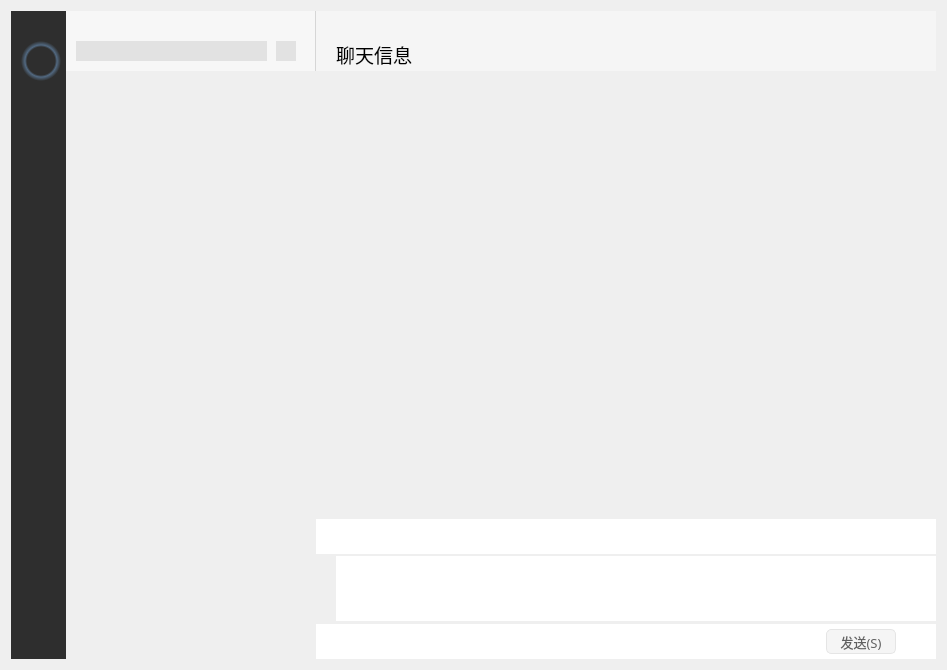
<?xml version="1.0" encoding="UTF-8"?>
<ui version="4.0">
 <class>Widget</class>
 <widget class="QWidget" name="Widget">
  <property name="geometry">
   <rect>
    <x>0</x>
    <y>0</y>
    <width>947</width>
    <height>670</height>
   </rect>
  </property>
  <property name="windowTitle">
   <string>Widget</string>
  </property>
  <layout class="QGridLayout" name="gridLayout_5">
   <item row="0" column="0">
    <widget class="QWidget" name="centerWidget" native="true">
     <layout class="QGridLayout" name="gridLayout_4" columnstretch="0,0,1">
      <property name="leftMargin">
       <number>0</number>
      </property>
      <property name="topMargin">
       <number>0</number>
      </property>
      <property name="rightMargin">
       <number>0</number>
      </property>
      <property name="bottomMargin">
       <number>0</number>
      </property>
      <property name="spacing">
       <number>0</number>
      </property>
      <item row="0" column="1">
       <layout class="QGridLayout" name="gridLayout_2">
        <property name="spacing">
         <number>0</number>
        </property>
        <item row="0" column="0">
         <widget class="QWidget" name="widget_6" native="true">
          <property name="minimumSize">
           <size>
            <width>250</width>
            <height>60</height>
           </size>
          </property>
          <property name="maximumSize">
           <size>
            <width>250</width>
            <height>60</height>
           </size>
          </property>
          <property name="styleSheet">
           <string notr="true">background-color: rgb(247,247,247);
border-right:1px solid #D6D6D6;</string>
          </property>
          <widget class="QLineEdit" name="lineEdit">
           <property name="geometry">
            <rect>
             <x>10</x>
             <y>30</y>
             <width>191</width>
             <height>20</height>
            </rect>
           </property>
           <property name="styleSheet">
            <string notr="true">QLineEdit
{
	background-color: rgb(226,226,226);
	border: none; /* no border for a flat push button */
}
QLineEdit
{
	background-color: rgb(226,226,226);
	border: none; /* no border for a flat push button */
}
</string>
           </property>
          </widget>
          <widget class="QPushButton" name="pushButton_addFriend">
           <property name="geometry">
            <rect>
             <x>210</x>
             <y>30</y>
             <width>20</width>
             <height>20</height>
            </rect>
           </property>
           <property name="minimumSize">
            <size>
             <width>20</width>
             <height>20</height>
            </size>
           </property>
           <property name="maximumSize">
            <size>
             <width>20</width>
             <height>20</height>
            </size>
           </property>
           <property name="toolTip">
            <string>添加好友</string>
           </property>
           <property name="styleSheet">
            <string notr="true">QPushButton {
	border: none; /* no border for a flat push button */
	image: url(:/src/tianjia.png); 
	background-color: rgb(226,226,226);
	min-width: 20px;
	max-width: 20px;
	min-height: 20px;
	max-height: 20px;
}
QPushButton::hover {
	background-color: rgb(209,209,209);
	image: url(:/src/tianjia2.png); 
}
QPushButton:pressed {
	image: url(:/src/tianjia.png); 
}</string>
           </property>
           <property name="text">
            <string/>
           </property>
          </widget>
         </widget>
        </item>
        <item row="1" column="0">
         <widget class="ToolBoxPow" name="userListWidget" native="true"/>
        </item>
       </layout>
      </item>
      <item row="0" column="2">
       <layout class="QGridLayout" name="gridLayout">
        <property name="spacing">
         <number>0</number>
        </property>
        <item row="0" column="0">
         <widget class="QWidget" name="widget_2" native="true">
          <property name="minimumSize">
           <size>
            <width>0</width>
            <height>60</height>
           </size>
          </property>
          <property name="maximumSize">
           <size>
            <width>16777215</width>
            <height>60</height>
           </size>
          </property>
          <property name="styleSheet">
           <string notr="true">background-color: rgb(245,245,245);</string>
          </property>
          <layout class="QGridLayout" name="gridLayout_8">
           <property name="leftMargin">
            <number>0</number>
           </property>
           <property name="topMargin">
            <number>0</number>
           </property>
           <property name="rightMargin">
            <number>0</number>
           </property>
           <property name="bottomMargin">
            <number>0</number>
           </property>
           <property name="spacing">
            <number>0</number>
           </property>
           <item row="0" column="0">
            <layout class="QGridLayout" name="gridLayout_6" columnstretch="1,0,0,0">
             <property name="spacing">
              <number>0</number>
             </property>
             <item row="0" column="1">
              <widget class="QPushButton" name="pushBtn_hide">
               <property name="minimumSize">
                <size>
                 <width>30</width>
                 <height>25</height>
                </size>
               </property>
               <property name="maximumSize">
                <size>
                 <width>30</width>
                 <height>25</height>
                </size>
               </property>
               <property name="styleSheet">
                <string notr="true">QPushButton {
	border: none; /* no border for a flat push button */
	image: url(:/src/min.png); /* 最小化 */
	min-width: 30px;
	max-width: 30px;
	min-height: 25px;
	max-height: 25px;
}
QPushButton::hover {
	background-color: rgba(166,166,166, 50); 
}</string>
               </property>
               <property name="text">
                <string/>
               </property>
              </widget>
             </item>
             <item row="0" column="2">
              <widget class="QPushButton" name="pushBtn_max">
               <property name="minimumSize">
                <size>
                 <width>30</width>
                 <height>25</height>
                </size>
               </property>
               <property name="maximumSize">
                <size>
                 <width>30</width>
                 <height>25</height>
                </size>
               </property>
               <property name="styleSheet">
                <string notr="true">QPushButton {
	border: none; /* no border for a flat push button */
	image: url(:/src/max.png); /* 最小化 */
	min-width: 30px;
	max-width: 30px;
	min-height: 25px;
	max-height: 25px;
}
QPushButton::hover {
	background-color: rgba(166,166,166, 50); 
}</string>
               </property>
               <property name="text">
                <string/>
               </property>
              </widget>
             </item>
             <item row="0" column="3">
              <widget class="QPushButton" name="pushBtn_close">
               <property name="minimumSize">
                <size>
                 <width>30</width>
                 <height>25</height>
                </size>
               </property>
               <property name="maximumSize">
                <size>
                 <width>30</width>
                 <height>25</height>
                </size>
               </property>
               <property name="styleSheet">
                <string notr="true">QPushButton {
	border: none; /* no border for a flat push button */
	image: url(:/src/close.png); /* 最小化 */
	min-width: 30px;
	max-width: 30px;
	min-height: 25px;
	max-height: 25px;
}
QPushButton::hover {
	background-color: #f57575; 
}</string>
               </property>
               <property name="text">
                <string/>
               </property>
              </widget>
             </item>
             <item row="0" column="0">
              <widget class="QWidget" name="widget_7" native="true"/>
             </item>
            </layout>
           </item>
           <item row="1" column="0">
            <layout class="QGridLayout" name="gridLayout_7" columnstretch="0,0,1,0,0">
             <item row="0" column="1">
              <widget class="QLabel" name="label_info">
               <property name="font">
                <font>
                 <family>新宋体</family>
                 <pointsize>14</pointsize>
                </font>
               </property>
               <property name="text">
                <string>聊天信息</string>
               </property>
              </widget>
             </item>
             <item row="0" column="3">
              <widget class="QPushButton" name="pushButton">
               <property name="styleSheet">
                <string notr="true">QPushButton {
	border: none; /* no border for a flat push button */
	image: url(:/src/more.png); 
	min-width: 30px;
	max-width: 30px;
	min-height: 20px;
	max-height: 20px;
}
QPushButton::hover {
	image: url(:/src/more2.png); 
}
QPushButton:pressed {
	image: url(:/src/more.png); 
}</string>
               </property>
               <property name="text">
                <string/>
               </property>
              </widget>
             </item>
             <item row="0" column="2">
              <widget class="QWidget" name="widget_8" native="true"/>
             </item>
             <item row="0" column="0">
              <widget class="QWidget" name="widget_15" native="true">
               <property name="minimumSize">
                <size>
                 <width>20</width>
                 <height>0</height>
                </size>
               </property>
               <property name="maximumSize">
                <size>
                 <width>20</width>
                 <height>16777215</height>
                </size>
               </property>
              </widget>
             </item>
             <item row="0" column="4">
              <widget class="QWidget" name="widget_16" native="true">
               <property name="minimumSize">
                <size>
                 <width>10</width>
                 <height>0</height>
                </size>
               </property>
               <property name="maximumSize">
                <size>
                 <width>10</width>
                 <height>16777215</height>
                </size>
               </property>
              </widget>
             </item>
            </layout>
           </item>
          </layout>
         </widget>
        </item>
        <item row="1" column="0">
         <widget class="QWidget" name="widget_5" native="true">
          <layout class="QGridLayout" name="gridLayout_3">
           <property name="leftMargin">
            <number>0</number>
           </property>
           <property name="topMargin">
            <number>0</number>
           </property>
           <property name="rightMargin">
            <number>0</number>
           </property>
           <property name="bottomMargin">
            <number>0</number>
           </property>
           <property name="spacing">
            <number>0</number>
           </property>
           <item row="0" column="0">
            <widget class="QStackedWidget" name="stackedWidget_Msg">
             <property name="styleSheet">
              <string notr="true"/>
             </property>
             <property name="currentIndex">
              <number>0</number>
             </property>
             <widget class="QWidget" name="page"/>
             <widget class="QWidget" name="page_2"/>
            </widget>
           </item>
          </layout>
         </widget>
        </item>
        <item row="2" column="0">
         <widget class="QWidget" name="widget_4" native="true">
          <property name="minimumSize">
           <size>
            <width>0</width>
            <height>35</height>
           </size>
          </property>
          <property name="maximumSize">
           <size>
            <width>16777215</width>
            <height>35</height>
           </size>
          </property>
          <property name="styleSheet">
           <string notr="true">background-color: rgb(255, 255, 255);</string>
          </property>
          <layout class="QGridLayout" name="gridLayout_12">
           <property name="leftMargin">
            <number>0</number>
           </property>
           <property name="topMargin">
            <number>0</number>
           </property>
           <property name="rightMargin">
            <number>0</number>
           </property>
           <property name="bottomMargin">
            <number>0</number>
           </property>
           <property name="spacing">
            <number>0</number>
           </property>
           <item row="0" column="0">
            <layout class="QGridLayout" name="gridLayout_11" columnstretch="0,0,0,0,0,1">
             <property name="horizontalSpacing">
              <number>12</number>
             </property>
             <property name="verticalSpacing">
              <number>0</number>
             </property>
             <item row="0" column="3">
              <widget class="QPushButton" name="pushButton_screenshot">
               <property name="styleSheet">
                <string notr="true">QPushButton {
	border: none; /* no border for a flat push button */
	image: url(:/src/screenshot.png); 
	min-width: 20px;
	max-width: 20px;
	min-height: 20px;
	max-height: 20px;
}
QPushButton::hover {
	image: url(:/src/screenshot2.png); 
}
QPushButton:pressed {
	image: url(:/src/screenshot.png); 
}</string>
               </property>
               <property name="text">
                <string/>
               </property>
              </widget>
             </item>
             <item row="0" column="5">
              <widget class="QWidget" name="widget_11" native="true"/>
             </item>
             <item row="0" column="2">
              <widget class="QPushButton" name="pushButton_file">
               <property name="styleSheet">
                <string notr="true">QPushButton {
	border: none; /* no border for a flat push button */
	image: url(:/src/file.png); 
	min-width: 20px;
	max-width: 20px;
	min-height: 20px;
	max-height: 20px;
}
QPushButton::hover {
	image: url(:/src/file2.png); 
}
QPushButton:pressed {
	image: url(:/src/file.png); 
}</string>
               </property>
               <property name="text">
                <string/>
               </property>
              </widget>
             </item>
             <item row="0" column="1">
              <widget class="QPushButton" name="pushButton_emoj">
               <property name="styleSheet">
                <string notr="true">QPushButton {
	border: none; /* no border for a flat push button */
	image: url(:/src/emoj.png); 
	min-width: 20px;
	max-width: 20px;
	min-height: 20px;
	max-height: 20px;
}
QPushButton::hover {
	image: url(:/src/emoj2.png); 
}
QPushButton:pressed {
	image: url(:/src/emoj.png); 
}</string>
               </property>
               <property name="text">
                <string/>
               </property>
              </widget>
             </item>
             <item row="0" column="4">
              <widget class="QPushButton" name="pushButton_chat">
               <property name="styleSheet">
                <string notr="true">QPushButton {
	border: none; /* no border for a flat push button */
	image: url(:/src/chat.png); 
	min-width: 20px;
	max-width: 20px;
	min-height: 20px;
	max-height: 20px;
}
QPushButton::hover {
	image: url(:/src/chat2.png); 
}
QPushButton:pressed {
	image: url(:/src/chat.png); 
}</string>
               </property>
               <property name="text">
                <string/>
               </property>
              </widget>
             </item>
             <item row="0" column="0">
              <widget class="QWidget" name="widget_12" native="true">
               <property name="minimumSize">
                <size>
                 <width>15</width>
                 <height>20</height>
                </size>
               </property>
               <property name="maximumSize">
                <size>
                 <width>15</width>
                 <height>20</height>
                </size>
               </property>
              </widget>
             </item>
            </layout>
           </item>
          </layout>
         </widget>
        </item>
        <item row="3" column="0">
         <widget class="QWidget" name="widget_13" native="true">
          <property name="minimumSize">
           <size>
            <width>0</width>
            <height>70</height>
           </size>
          </property>
          <property name="maximumSize">
           <size>
            <width>16777215</width>
            <height>70</height>
           </size>
          </property>
          <layout class="QGridLayout" name="gridLayout_14">
           <property name="leftMargin">
            <number>0</number>
           </property>
           <property name="topMargin">
            <number>0</number>
           </property>
           <property name="rightMargin">
            <number>0</number>
           </property>
           <property name="bottomMargin">
            <number>0</number>
           </property>
           <property name="spacing">
            <number>0</number>
           </property>
           <item row="0" column="0">
            <layout class="QGridLayout" name="gridLayout_13">
             <property name="spacing">
              <number>0</number>
             </property>
             <item row="0" column="0">
              <widget class="QWidget" name="widget_14" native="true">
               <property name="minimumSize">
                <size>
                 <width>20</width>
                 <height>0</height>
                </size>
               </property>
               <property name="maximumSize">
                <size>
                 <width>20</width>
                 <height>16777215</height>
                </size>
               </property>
              </widget>
             </item>
             <item row="0" column="1">
              <widget class="QTextEdit" name="textEdit">
               <property name="minimumSize">
                <size>
                 <width>0</width>
                 <height>65</height>
                </size>
               </property>
               <property name="maximumSize">
                <size>
                 <width>16777215</width>
                 <height>65</height>
                </size>
               </property>
               <property name="font">
                <font>
                 <family>新宋体</family>
                 <pointsize>12</pointsize>
                </font>
               </property>
               <property name="styleSheet">
                <string notr="true">background-color: rgb(255, 255, 255);
border: none; /* no border for a flat push button */
</string>
               </property>
              </widget>
             </item>
            </layout>
           </item>
          </layout>
         </widget>
        </item>
        <item row="4" column="0">
         <widget class="QWidget" name="widget_3" native="true">
          <property name="minimumSize">
           <size>
            <width>0</width>
            <height>35</height>
           </size>
          </property>
          <property name="maximumSize">
           <size>
            <width>16777215</width>
            <height>35</height>
           </size>
          </property>
          <property name="styleSheet">
           <string notr="true">background-color: rgb(255, 255, 255);</string>
          </property>
          <layout class="QGridLayout" name="gridLayout_10">
           <property name="leftMargin">
            <number>0</number>
           </property>
           <property name="topMargin">
            <number>0</number>
           </property>
           <property name="rightMargin">
            <number>0</number>
           </property>
           <property name="bottomMargin">
            <number>0</number>
           </property>
           <property name="spacing">
            <number>0</number>
           </property>
           <item row="0" column="0">
            <layout class="QGridLayout" name="gridLayout_9" columnstretch="1,0,0">
             <property name="spacing">
              <number>0</number>
             </property>
             <item row="0" column="1">
              <widget class="QPushButton" name="pushBtn_send">
               <property name="minimumSize">
                <size>
                 <width>70</width>
                 <height>25</height>
                </size>
               </property>
               <property name="maximumSize">
                <size>
                 <width>70</width>
                 <height>25</height>
                </size>
               </property>
               <property name="font">
                <font>
                 <family>黑体</family>
                 <pointsize>10</pointsize>
                </font>
               </property>
               <property name="styleSheet">
                <string notr="true">QPushButton{
	color: rgb(96,96,96);
	border-radius: 5px;	
	border-style: solid;
	background-color: rgb(245,245,245);

	border-right:1px solid #E5E5E5;
	border-top:1px solid #E5E5E5;
	border-left:1px solid #E5E5E5;
	border-bottom:1px solid #E5E5E5;
}

QPushButton:hover{
	color: rgb(255, 255, 255);
	background-color: rgb(18,150,17);
}

QPushButton:pressed {
	background-color: rgb(7,193,96);
}</string>
               </property>
               <property name="text">
                <string>发送(S)</string>
               </property>
              </widget>
             </item>
             <item row="0" column="0">
              <widget class="QWidget" name="widget_9" native="true"/>
             </item>
             <item row="0" column="2">
              <widget class="QWidget" name="widget_10" native="true">
               <property name="minimumSize">
                <size>
                 <width>40</width>
                 <height>0</height>
                </size>
               </property>
               <property name="maximumSize">
                <size>
                 <width>40</width>
                 <height>16777215</height>
                </size>
               </property>
              </widget>
             </item>
            </layout>
           </item>
          </layout>
         </widget>
        </item>
       </layout>
      </item>
      <item row="0" column="0">
       <widget class="QWidget" name="widget" native="true">
        <property name="minimumSize">
         <size>
          <width>55</width>
          <height>0</height>
         </size>
        </property>
        <property name="maximumSize">
         <size>
          <width>55</width>
          <height>16777215</height>
         </size>
        </property>
        <property name="styleSheet">
         <string notr="true">background-color: rgb(46,46,46);</string>
        </property>
        <widget class="QLabel" name="label_3">
         <property name="geometry">
          <rect>
           <x>10</x>
           <y>30</y>
           <width>40</width>
           <height>40</height>
          </rect>
         </property>
         <property name="minimumSize">
          <size>
           <width>40</width>
           <height>40</height>
          </size>
         </property>
         <property name="maximumSize">
          <size>
           <width>40</width>
           <height>40</height>
          </size>
         </property>
         <property name="styleSheet">
          <string notr="true">QLabel{
    background-color: qradialgradient(spread:pad, cx:0.5, cy:0.5, radius:0.5, fx:0.5, fy:0.5, stop:0 rgba(0, 0, 0, 0), stop:0.70 rgba(0, 0, 0, 0), stop:0.80 rgba(136, 194, 255, 100), stop:1 rgba(0, 0, 0, 0));
}
QLabel:hover{
    background-color: qradialgradient(spread:pad, cx:0.5, cy:0.5, radius:0.5, fx:0.5, fy:0.5, stop:0 rgba(0, 0, 0, 0), stop:0.70 rgba(0, 0, 0, 0), stop:0.80 rgba(186, 224, 255, 100), stop:1 rgba(0, 0, 0, 0));
}</string>
         </property>
         <property name="text">
          <string/>
         </property>
         <property name="pixmap">
          <pixmap>:/src/头像.jpg</pixmap>
         </property>
         <property name="scaledContents">
          <bool>true</bool>
         </property>
        </widget>
        <widget class="QPushButton" name="pushButton_emoj_2">
         <property name="geometry">
          <rect>
           <x>15</x>
           <y>110</y>
           <width>25</width>
           <height>25</height>
          </rect>
         </property>
         <property name="minimumSize">
          <size>
           <width>25</width>
           <height>25</height>
          </size>
         </property>
         <property name="maximumSize">
          <size>
           <width>25</width>
           <height>25</height>
          </size>
         </property>
         <property name="styleSheet">
          <string notr="true">QPushButton {

	border: none; /* no border for a flat push button */
	image: url(:/src/wechat.png); 
	min-width: 25px;
	max-width: 25px;
	min-height: 25px;
	max-height: 25px;
}
QPushButton::hover {
	image: url(:/src/wechat3.png); 
}
QPushButton:checked{
	image: url(:/src/wechat2.png); 
}</string>
         </property>
         <property name="text">
          <string/>
         </property>
         <property name="checkable">
          <bool>true</bool>
         </property>
         <property name="checked">
          <bool>true</bool>
         </property>
        </widget>
       </widget>
      </item>
     </layout>
    </widget>
   </item>
  </layout>
 </widget>
 <customwidgets>
  <customwidget>
   <class>ToolBoxPow</class>
   <extends>QWidget</extends>
   <header location="global">custom/toolboxpow.h</header>
   <container>1</container>
  </customwidget>
 </customwidgets>
 <resources/>
 <connections/>
</ui>
